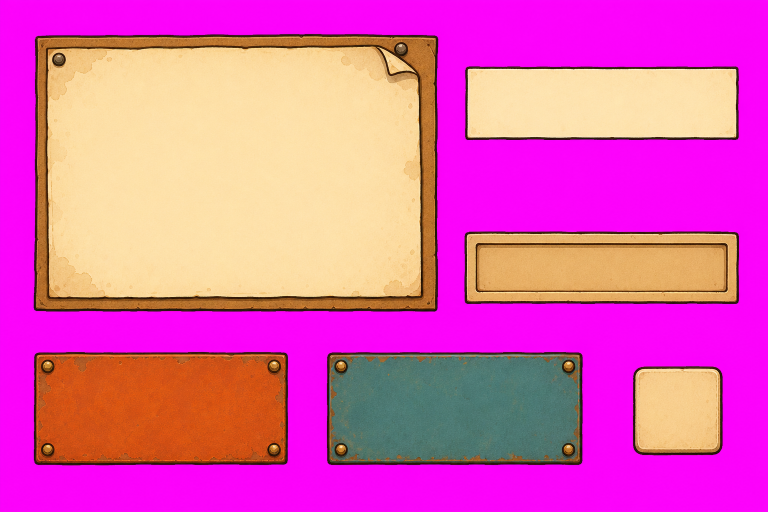
#> input picture docs/styl/vzorky/gui-prvky_v01.png, 1536 x 1024 px, found by its file name (shown at 1/2 size)
$ python gui_prvky.py
#> lines starting #> are read from the running program, lines starting #| are printed output that depends on the picture; after the words box and inside, x2 and y2 are one past the last pixel; in counts of white or black regions, pixels touching at a corner belong together
### tools/grafika/vyrez.py
"""Vyříznutí objektů z jednolitého purpurového pozadí (gpt-image-2 neumí průhledné, D88).
vyrez(img) -> RGBA; objekty(rgba) -> seznam výřezů zleva doprava; zmensi(im, výška).

Potřebuje Pillow, numpy a scipy (python3 -m venv venv && venv/bin/pip install pillow numpy scipy)."""
import numpy as np
from PIL import Image, ImageFilter
from scipy import ndimage


def vyrez(img, bile_sklo=False):
#> called with bile_sklo = False
    a = np.asarray(img.convert("RGB")).astype(np.float32)
    r, g, b = a[..., 0], a[..., 1], a[..., 2]
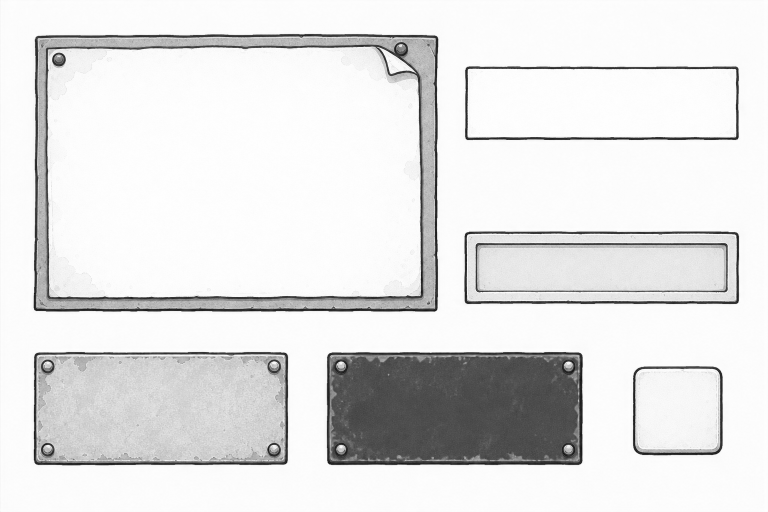
#> r: shape (1024, 1536) float32 (shown at 1/2 size); min 5, max 255, mean 226
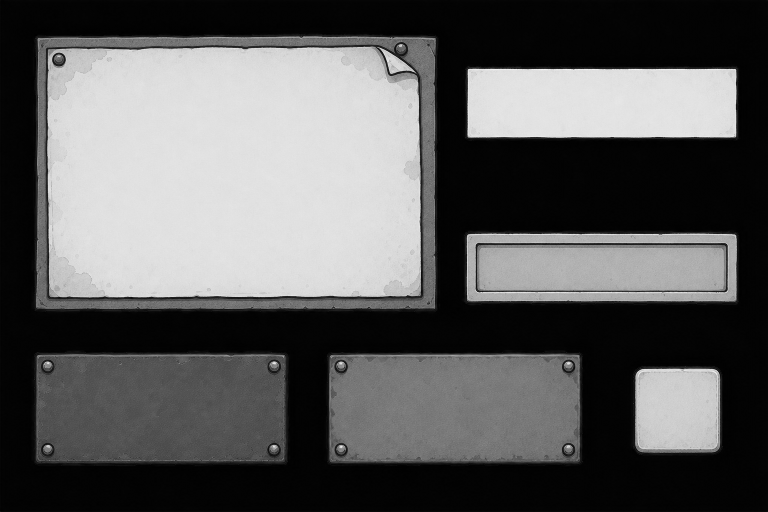
#> g: shape (1024, 1536) float32 (shown at 1/2 size); min 0, max 252, mean 92.5
    # podobnost s purpurovou: hodně R a B, málo G
    purp = np.clip((np.minimum(r, b) - g) / 255.0, 0, 1)
    pozadi_kand = (purp > 0.55) & (r > 170) & (b > 170)
#> pozadi_kand: shape (1024, 1536) bool; 45% white; 1 white region, box (x1, y1, x2, y2) and area: (0, 0, 1536, 1024) 708317
    # pozadí = purpurová spojená s okrajem obrázku
    lab, n = ndimage.label(pozadi_kand)
#> n = 1
    okraj = np.unique(np.concatenate([lab[0], lab[-1], lab[:, 0], lab[:, -1]]))
#> okraj = [1]
    pozadi = np.isin(lab, okraj[okraj > 0])
    # uzavřené ostrůvky čisté purpurové uvnitř (ucho hrnku) jsou také pozadí
    cista = (purp > 0.9) & (g < 40)
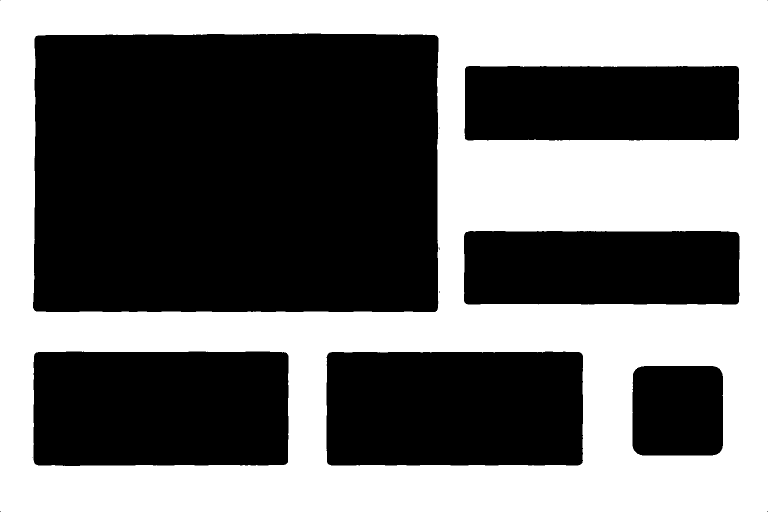
#> cista: shape (1024, 1536) bool (shown at 1/2 size); 44.6% white; 1 white region, box (x1, y1, x2, y2) and area: (0, 0, 1536, 1024) 701817
    pozadi |= cista
    if not bile_sklo:
        # výrazně purpurové plochy uzavřené v kresbě (sklo brýlí z profilu, mezera mezi nohama):
        # žádná postava purpurovou nemá, je to vždy prosvítající pozadí
        pozadi |= (purp > 0.4) & (r > 140) & (b > 140)
#> pozadi: shape (1024, 1536) bool; 45.1% white; 1 white region, box (x1, y1, x2, y2) and area: (0, 0, 1536, 1024) 709022
    alfa = np.where(pozadi, 0.0, 1.0)
    rgb = a.copy()
    uvnitr = ~pozadi & (purp > 0.12) & (r > 150) & (b > 150)
#> uvnitr: shape (1024, 1536) bool; 0% white in thin lines or dots, all inside (x1, y1, x2, y2) = (1266, 806, 1267, 808)
    if bile_sklo:
        # průsvitný celofán na purpurové: barva = bílá * k + purpurová * (1 - k), k = G / 255
        k = np.clip(g / 255.0, 0, 1)
        rgb[uvnitr] = 255
        alfa = np.where(uvnitr, np.clip(k * 1.15, 0.25, 1), alfa)
        # růžový závoj celofánu přes knihu: ubrat přebytek R a B nad G
        m = ~pozadi & ~uvnitr
        e = np.clip(np.minimum(r, b) - g, 0, None)
        rgb[m, 0] = r[m] - e[m] * 0.85
        rgb[m, 2] = b[m] - e[m] * 0.85
    else:
        # zbytky purpurové na hraně: ubrat R a B na úroveň G
        m = ~pozadi & (purp > 0.12)
#> m: shape (1024, 1536) bool; 0.32% white in thin lines or dots, all inside (x1, y1, x2, y2) = (67, 68, 1478, 931)
        rgb[m, 0] = np.minimum(r[m], g[m] + 20)
        rgb[m, 2] = np.minimum(b[m], g[m] + 20)
    # hrana: o pixel stáhnout a vyhladit
    al = Image.fromarray((alfa * 255).astype(np.uint8))
    tvrda = Image.fromarray(((alfa > 0) * 255).astype(np.uint8)).filter(ImageFilter.MinFilter(3)).filter(ImageFilter.GaussianBlur(0.8))
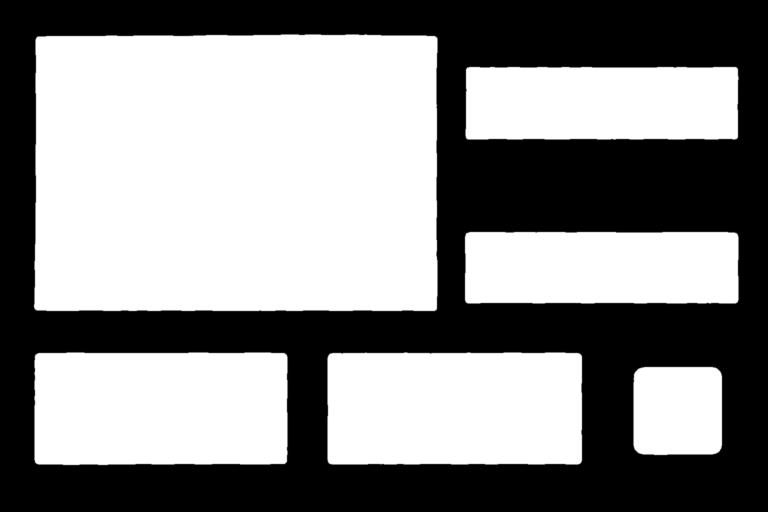
#> tvrda: PIL image 1536x1024 L (shown at 1/2 size); min 0, max 255, mean 138.5
    al = Image.fromarray(np.minimum(np.asarray(al), np.asarray(tvrda)))
    out = Image.fromarray(rgb.clip(0, 255).astype(np.uint8)).convert("RGBA")
    out.putalpha(al)
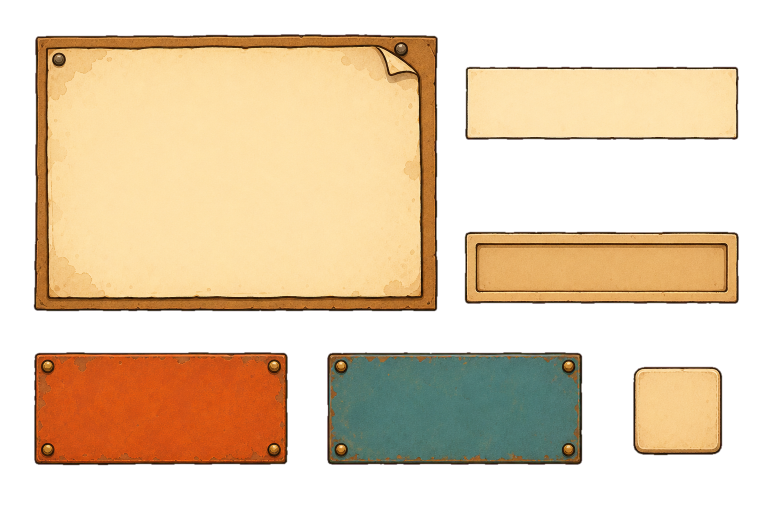
#> out: PIL image 1536x1024 RGBA (shown at 1/2 size); mean R, G, B, A 225.7, 92.5, 176.2, 138.5; transparent parts drawn white
    return out


# [12 lines left out: function objekty, not called in this run]


def zmensi(im, vyska):
    f = vyska / im.height
    # zmenšení s předem vynásobenou alfou, aby hrany nezesvětlaly
    a = np.asarray(im).astype(np.float32) / 255
    a[..., :3] *= a[..., 3:4]
    w, h = max(1, round(im.width * f)), vyska
    vr = [np.asarray(Image.fromarray(a[..., i]).resize((w, h), Image.LANCZOS)) for i in range(4)]
    b = np.stack(vr, -1)
    al = np.clip(b[..., 3:4], 0, 1)
    rgb = np.where(al > 1e-3, b[..., :3] / np.maximum(al, 1e-3), 0)
    return Image.fromarray((np.clip(np.concatenate([rgb, al], -1), 0, 1) * 255).astype(np.uint8), "RGBA")

### tools/grafika/gui_prvky.py
"""Malované prvky rozhraní z listu gui-prvky (D89): vyřízne je z purpurového pozadí, zmenší
a uloží do hra/grafika/gui/. Hra je používá jako devítidílné textury (hra/game/obrazovky/styl.gd).
Spouští se z kořene projektu. Potřebuje Pillow, numpy a scipy (viz vyrez.py)."""
import pathlib
import sys

sys.path.insert(0, str(pathlib.Path(__file__).parent))
import numpy as np
from PIL import Image

from vyrez import vyrez, zmensi

LIST = "docs/styl/vzorky/gui-prvky_v01.png"
CIL = pathlib.Path("hra/grafika/gui")
# název: (výřez v listu, měřítko)
PRVKY = {
    "okno": ((55, 55, 890, 635), 0.6),
    "listek": ((915, 120, 1490, 293), 0.5),
    "pole": ((915, 450, 1490, 620), 0.5),
    "stitek_rez": ((55, 690, 590, 943), 0.4),
    "stitek_petrolej": ((640, 690, 1178, 943), 0.4),
    "tlacitko": ((1253, 720, 1458, 923), 0.5),
}


def ztlum_rez(im):
    """Štítek vyšel sytě oranžový; plocha (ne nýty a obrys) se posune k rezavé ze stylové bible."""
    hsv = np.asarray(im.convert("RGB").convert("HSV")).astype(float)
    plocha = (hsv[..., 1] > 150) & (hsv[..., 2] > 150) & (hsv[..., 0] < 24)
    hsv[..., 1] = np.where(plocha, hsv[..., 1] * 0.80, hsv[..., 1])
    hsv[..., 0] = np.where(plocha, hsv[..., 0] + 4, hsv[..., 0])
    hsv[..., 2] = np.where(plocha, hsv[..., 2] * 0.93, hsv[..., 2])
    out = Image.fromarray(hsv.clip(0, 255).astype(np.uint8), "HSV").convert("RGB").convert("RGBA")
    out.putalpha(im.getchannel("A"))
    return out


if __name__ == "__main__":
    cele = vyrez(Image.open(LIST))
    CIL.mkdir(parents=True, exist_ok=True)
    for nazev, (vyrez_v_listu, meritko) in PRVKY.items():
        im = cele.crop(vyrez_v_listu)
        im = im.crop(im.getbbox())
        im = zmensi(im, round(im.height * meritko))
        if nazev == "stitek_rez":
            im = ztlum_rez(im)
        im.save(CIL / f"{nazev}.png")
        print(nazev, im.size)
#> this loop made 6 passes
#> pass 1, in zmensi, `b = np.stack(vr, -1)`:
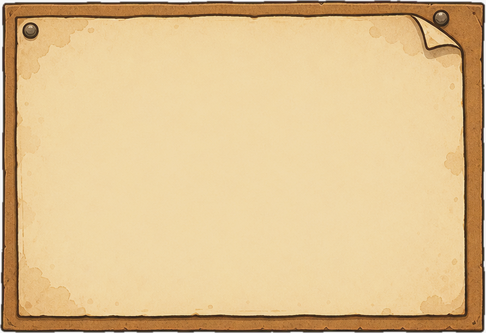
#> b: shape (333, 486, 4) float32; mean of channels 0, 1, 2, 3 0.898, 0.761, 0.541, 0.983; transparent parts drawn white
#> after the loop:
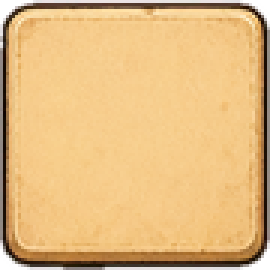
#> im: PIL image 90x90 RGBA (shown 3 times larger); mean R, G, B, A 217.2, 176.1, 117.5, 243.4; transparent parts drawn white

$ run again, with docs/styl/vzorky/archiv-krabicka-pouceni_v01.png copied over docs/styl/vzorky/gui-prvky_v01.png
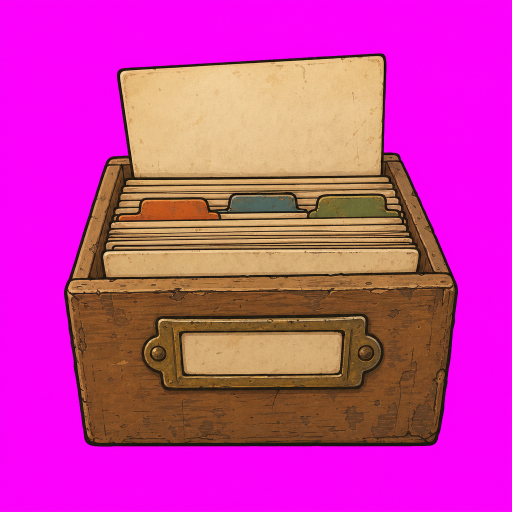
#> input picture docs/styl/vzorky/archiv-krabicka-pouceni_v01.png, 1024 x 1024 px, found by its file name (shown at 1/2 size)
#> pozadi_kand: shape (1024, 1024) bool; 50.5% white; 1 black region, box (x1, y1, x2, y2) and area: (128, 107, 916, 893) 519223
#> n = 1
#> okraj = [1]
#> in vyrez, `cista = (purp > 0.9) & (g < 40)`:
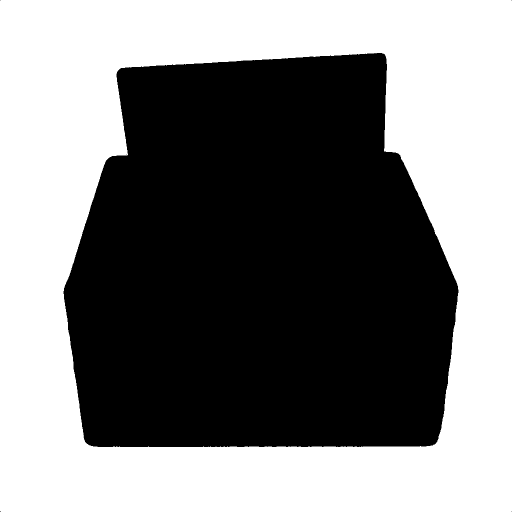
#> cista: shape (1024, 1024) bool (shown at 1/2 size); 50.3% white; 6 black regions (5 under 20 px), largest, box (x1, y1, x2, y2) and area: (127, 106, 917, 894) 520810
#> pozadi: shape (1024, 1024) bool; 50.5% white; 1 black region, box (x1, y1, x2, y2) and area: (128, 107, 916, 893) 518834
#> uvnitr: shape (1024, 1024) bool; every value is 0
#> m: shape (1024, 1024) bool; 0.18% white in thin lines or dots, all inside (x1, y1, x2, y2) = (128, 107, 916, 893)
#> the loop `for nazev, (vyrez_v_listu, meritko) in PRVKY.items():` made 6 passes
#> al in zmensi on pass 3: [0.126, 0.229, 0.231, 0.231, 0.229, 0.126]
#> pass 1, in zmensi, `b = np.stack(vr, -1)`:
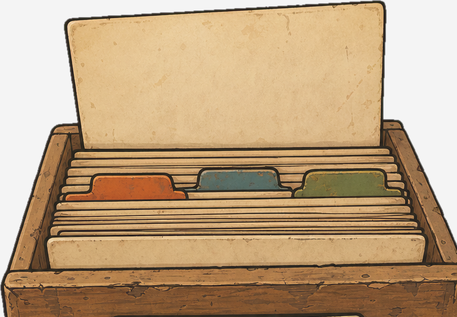
#> b: shape (317, 457, 4) float32; mean of channels 0, 1, 2, 3 0.553, 0.433, 0.288, 0.805; transparent parts drawn white
